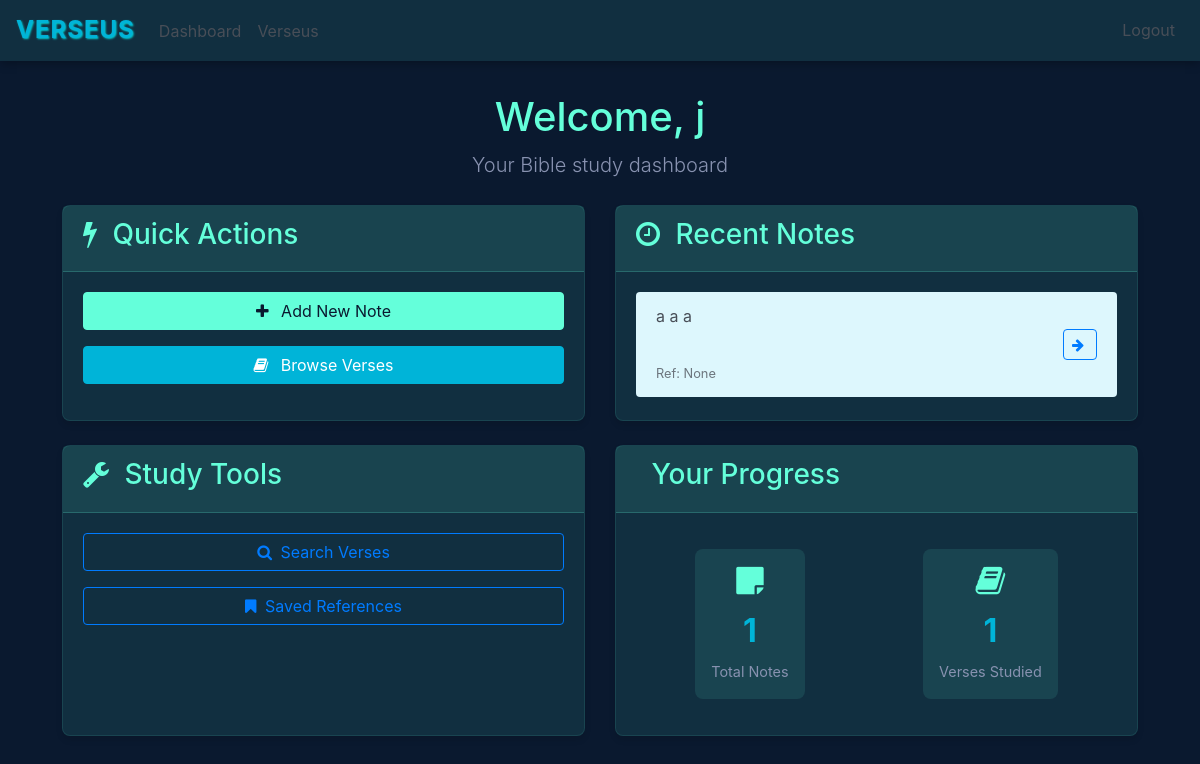
Screenshot of /home (signed in) with the database file from the repository.
### website/models.py (models this page shows)
class User(db.Model, UserMixin):
    id = db.Column(db.Integer, primary_key=True)
    email = db.Column(db.String(150), unique=True)
    first_name = db.Column(db.String(150))
    password = db.Column(db.String(150))
    score = db.Column(db.Integer)
    notes = db.relationship('Note')

class Note(db.Model):
    id = db.Column(db.Integer, primary_key=True)
    data = db.Column(db.String(500))
    date = db.Column(db.DateTime(timezone=True), default=func.now())
    user_id = db.Column(db.Integer, db.ForeignKey('user.id'))
    data_blanked = db.Column(db.String(500))
    ref = db.Column(JSON)
    word_blank_positions = db.Column(JSON)
    completions = db.Column(db.Integer, default=0)

### website/views.py (the view)
@views.route('/home', methods=['GET'])
@login_required
def home():
    books_of_the_bible = [
    "Genesis", "Exodus", "Leviticus", "Numbers", "Deuteronomy",
    "Joshua", "Judges", "Ruth", "1 Samuel", "2 Samuel",
    "1 Kings", "2 Kings", "1 Chronicles", "2 Chronicles", "Ezra",
    "Nehemiah", "Esther", "Job", "Psalms", "Proverbs",
    "Ecclesiastes", "Song of Solomon", "Isaiah", "Jeremiah", "Lamentations",
    "Ezekiel", "Daniel", "Hosea", "Joel", "Amos",
    "Obadiah", "Jonah", "Micah", "Nahum", "Habakkuk",
    "Zephaniah", "Haggai", "Zechariah", "Malachi",
    "Matthew", "Mark", "Luke", "John", "Acts",
    "Romans", "1 Corinthians", "2 Corinthians", "Galatians", "Ephesians",
    "Philippians", "Colossians", "1 Thessalonians", "2 Thessalonians", "1 Timothy",
    "2 Timothy", "Titus", "Philemon", "Hebrews", "James",
    "1 Peter", "2 Peter", "1 John", "2 John", "3 John",
    "Jude", "Revelation"]
    return render_template("home.html", user=current_user, books=books_of_the_bible)

### website/__init__.py (called while the page is built)
def create_app():
    app = Flask(__name__)
    app.config['SECRET_KEY'] = os.environ.get('SECRET_KEY', os.urandom(32))
    app.config['SQLALCHEMY_DATABASE_URI'] = f'sqlite:///{DB_NAME}'
    db.init_app(app)
    @app.route('/favicon.ico')
    def favicon():
        return send_from_directory(app.static_folder, 'static/book_logo.png', mimetype='image/png')
    from .views import views
    from .auth import auth
    app.register_blueprint(views,url_prefix='/')
    app.register_blueprint(auth,url_prefix='/')
    from .models import User, Note
    create_database(app)
    login_manager = LoginManager()
    login_manager.login_view = "auth.login"
    login_manager.init_app(app)
    @login_manager.user_loader
    def load_user(id):
        return User.query.get(int(id))
    return app

### website/templates/home.html (shortened to what this page needs)
{% extends "base.html" %}
{% block content %}
<div class="dashboard-header mb-4">
    <h1>Welcome, {{ user.first_name }}</h1>
    <p class="lead">Your Bible study dashboard</p>
</div>
<div class="row">
    <div class="col-md-6 mb-4">
        <div class="card h-100">
            <div class="card-header">
                <h3><i class="fa fa-bolt"></i> Quick Actions</h3>
            </div>
            <div class="card-body">
                <div class="d-flex flex-column">
                    <a href="/add-note" class="btn btn-success mb-3">
                        <i class="fa fa-plus"></i> Add New Note
                    </a>
                    <a href="/verses" class="btn btn-primary mb-3">
                        <i class="fa fa-book"></i> Browse Verses
                    </a>
                </div>
            </div>
        </div>
    </div>
    <div class="col-md-6 mb-4">
        <div class="card h-100">
            <div class="card-header">
                <h3><i class="fa fa-clock-o"></i> Recent Notes</h3>
            </div>
            <div class="card-body">
                {% if user.notes %}
                <div class="list-group list-group-flush">
                    {% for note in user.notes[:3] %}
                    <div class="list-group-item">
                        <div class="d-flex justify-content-between align-items-center">
                            <div class="note-content">
                                <div class="note-text">{{ note.data[:50] }}{% if note.data|length > 50 %}...{% endif %}
                                </div>
                                <small class="text-muted">Ref: {{ note.ref }}</small>
                            </div>
                            <div class="note-actions">
                                <a href="/verses/{{ note.id }}" class="btn btn-sm btn-outline-primary">
                                    <i class="fa fa-arrow-right"></i>
                                </a>
                            </div>
                        </div>
                    </div>
                    {% endfor %}
                </div>
                {% else %}
                <p class="text-muted">No notes yet. Start by adding a new note!</p>
                {% endif %}
            </div>
        </div>
    </div>
    <div class="col-md-6 mb-4">
        <div class="card h-100">
            <div class="card-header">
                <h3><i class="fa fa-wrench"></i> Study Tools</h3>
            </div>
            <div class="card-body">
                <div class="d-flex flex-column">
                    <a href="/verses" class="btn btn-outline-primary mb-3">
                        <i class="fa fa-search"></i> Search Verses
                    </a>
                    <a href="/verses" class="btn btn-outline-primary mb-3">
                        <i class="fa fa-bookmark"></i> Saved References
                    </a>
                </div>
            </div>
        </div>
    </div>
    <div class="col-md-6 mb-4">
        <div class="card h-100">
            <div class="card-header">
                <h3> Your Progress</h3>
            </div>
            <div class="card-body">
                <div class="stats-container">
                    <div class="stat-item">
                        <i class="fa fa-sticky-note"></i>
                        <div class="stat-value">{{ user.notes|length }}</div>
                        <div class="stat-label">Total Notes</div>
                    </div>
                    <div class="stat-item">
                        <i class="fa fa-book"></i>
                        <div class="stat-value">{{ user.notes|length }}</div>
                        <div class="stat-label">Verses Studied</div>
                    </div>
                </div>
            </div>
        </div>
    </div>
</div>
{% endblock %}

### website/templates/base.html (shortened to what this page needs)
<!DOCTYPE html>
<html>
<head>
    <link rel="stylesheet" href="https://stackpath.bootstrapcdn.com/bootstrap/4.4.1/css/bootstrap.min.css"
 />
    <link rel="stylesheet" href="https://stackpath.bootstrapcdn.com/font-awesome/4.7.0/css/font-awesome.min.css"
 />
    <link rel="stylesheet" href="{{ url_for('static', filename='styles.css') }}" />
</head>
<body>
    <nav class="navbar navbar-expand-lg" style="align-items: center;">
        <a href=" /" class="text-logo">Verseus</a>
        <div class="collapse navbar-collapse d-flex" id="navbar">
            <div class="navbar-nav d-flex w-100" style="align-items: center;">
                <div class="d-flex mr-auto" style="padding-top: 0.2rem;">
                    {% if user.is_authenticated %}
                    <a class="nav-item nav-link" id="home" href="/home">Dashboard</a>
                    <a class="nav-item nav-link" id="verseus" href="/verses">Verseus</a>
                    {% else %}
                    <a class="nav-item nav-link" id="login" href="/login">Login</a>
                    <a class="nav-item nav-link" id="signUp" href="/sign-up">Sign Up</a>
                    {% endif %}
                </div>
                {% if user.is_authenticated %}
                <button class="btn btn-link nav-item nav-link ml-auto" id="logout"
                    onclick="window.location.href='/logout'">Logout</button>
                {% endif %}
            </div>
        </div>
    </nav>
    <div class="container">{% block content %} {% endblock %}</div>
</body>
</html>

### website/static/styles.css (style rules this page uses)
:root { --primary-dark: #0a192f; --secondary-dark: #112f40; --accent-green: #64ffda; --accent-blue: #00b4d8; --text-primary: #484e57; --text-secondary: #8892b0; --danger: #ff6b6b; --success: #4caf50; --cream: #ddf7fd; }
body { background-color: var(--primary-dark); color: var(--text-primary); font-family: 'Inter', -apple-system, BlinkMacSystemFont, 'Segoe UI', Roboto, Oxygen, Ubuntu, Cantarell, sans-serif; line-height: 1.6; margin: 0; padding: 0; min-height: 100vh; }
.navbar { background-color: var(--secondary-dark) !important; box-shadow: 0 2px 10px rgba(0, 0, 0, 0.3); }
.text-logo { color: var(--accent-blue); padding-right: 1rem; font-size: 24px; font-weight: bold; letter-spacing: 1px; text-transform: uppercase; text-shadow: 1px 1px 2px rgba(0, 227, 231, 0.866); }
.navbar-brand, .nav-link { color: var(--text-primary) !important; transition: color 0.3s ease; }
.card { background-color: var(--secondary-dark); border: 1px solid rgba(100, 255, 218, 0.1); border-radius: 8px; box-shadow: 0 4px 6px rgba(0, 0, 0, 0.1); transition: transform 0.3s ease, box-shadow 0.3s ease; }
.card-header { background-color: rgba(100, 255, 218, 0.1); border-bottom: 1px solid rgba(100, 255, 218, 0.2); color: var(--accent-green); }
.btn { border-radius: 4px; transition: all 0.3s ease; }
.btn-primary { background-color: var(--accent-blue); border-color: var(--accent-blue); }
.btn-success { background-color: var(--accent-green); border-color: var(--accent-green); color: var(--primary-dark); }
.btn-outline-primary i.fa { margin-right: 4px; }
.btn-outline-primary i.fa-arrow-right { transition: transform 0.3s ease; }
a { color: var(--accent-blue); text-decoration: none; transition: color 0.3s ease; }
.container { padding: 2rem; }
.note-content { flex: 1; min-width: 0; margin-right: 1rem; }
.note-text { white-space: pre-wrap; word-wrap: break-word; margin-bottom: 0.25rem; }
.note-actions { display: flex; align-items: center; flex-shrink: 0; }
.list-group-item { background-color: var(--cream); border-color: rgba(100, 255, 218, 0.1); margin-bottom: 0.5rem; border-radius: 4px !important; }
.list-group-item:last-child { margin-bottom: 0; }
.dashboard-header { text-align: center; margin-bottom: 2rem; }
.dashboard-header h1 { color: var(--accent-green); margin-bottom: 0.5rem; }
.dashboard-header .lead { color: var(--text-secondary); }
.card-header h3 i { margin-right: 0.5rem; color: var(--accent-green); }
.stats-container { display: flex; justify-content: space-around; align-items: center; padding: 1rem 0; }
.stat-item { text-align: center; padding: 1rem; border-radius: 8px; background-color: rgba(100, 255, 218, 0.1); transition: transform 0.3s ease; }
.stat-item i { font-size: 2rem; color: var(--accent-green); margin-bottom: 0.5rem; }
.stat-value { font-size: 2rem; font-weight: bold; color: var(--accent-blue); margin-bottom: 0.25rem; }
.stat-label { color: var(--text-secondary); font-size: 0.9rem; }
.btn i { margin-right: 0.5rem; }

### rows the page displays
User: first_name "j"
Note: data "a a a", ref "None"

### other values shown
{{ user.notes|length }} "1"
